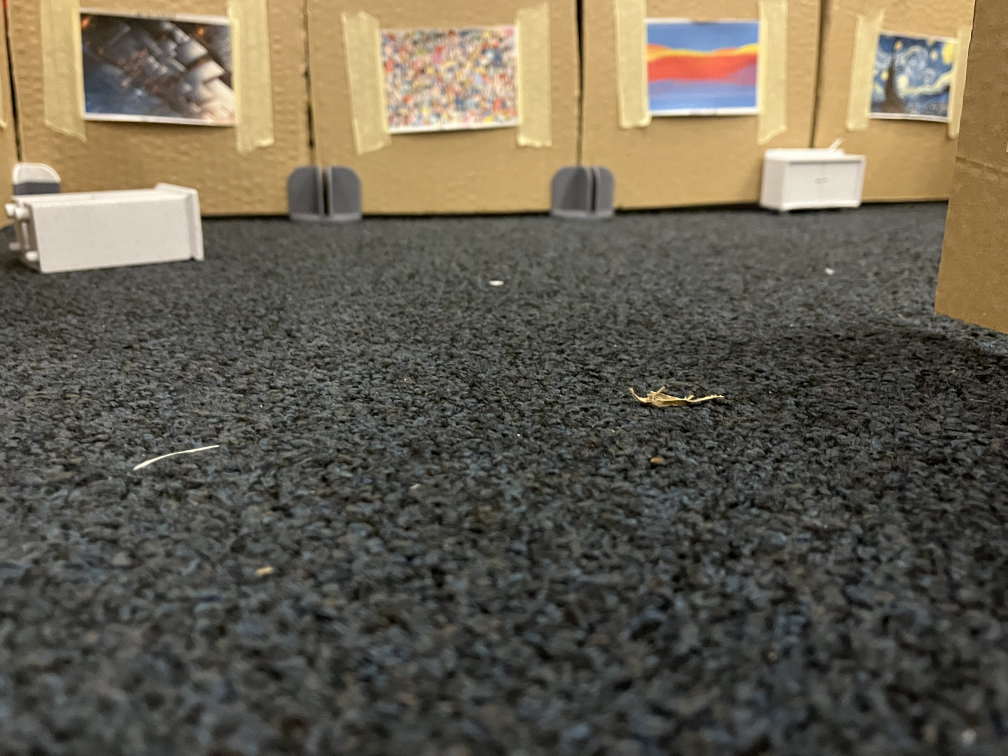
#> input picture DSP_codes/photos/IMG-3650.jpg, 4032 x 3024 px, found by its file name (shown at 1/4 size)
$ python template_matching_borders.py
#> lines starting #> are read from the running program, lines starting #| are printed output that depends on the picture
import cv2
import os
import numpy as np


def detect_large_edges(image_path, sigma=1.2, gradient_threshold=50, kernel_size=3, display_scale=0.2):
    """
    Detect edges in an image and return the edge-detected image.

    Parameters:
        image_path (str): Path to the image.
        sigma (float): Gaussian blur standard deviation.
        gradient_threshold (int): Threshold for edge gradients.
        kernel_size (int): Kernel size for Gaussian blur.
        display_scale (float): Scale factor for resizing the output images.

    Returns:
        numpy.ndarray: Edge-detected image.
    """
#> called with image_path = 'DSP_codes/more_code/test/IMG-3650.jpg', sigma = 1.2, gradient_threshold = 50, kernel_size = 3, display_scale = 0.2
    # Read the image in grayscale
    original = cv2.imread(image_path, cv2.IMREAD_GRAYSCALE)
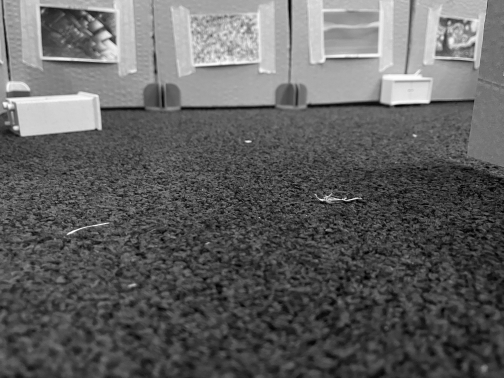
#> original: shape (3024, 4032) (shown at 1/8 size); min 0, max 255, mean 96.7
    if original is None:
        raise FileNotFoundError(f"Image at {image_path} could not be loaded.")

    # Apply Gaussian blur
    blurred = cv2.GaussianBlur(original, (kernel_size, kernel_size), sigma)

    # Detect edges using Canny edge detection
    edges = cv2.Canny(blurred, gradient_threshold, gradient_threshold * 2)
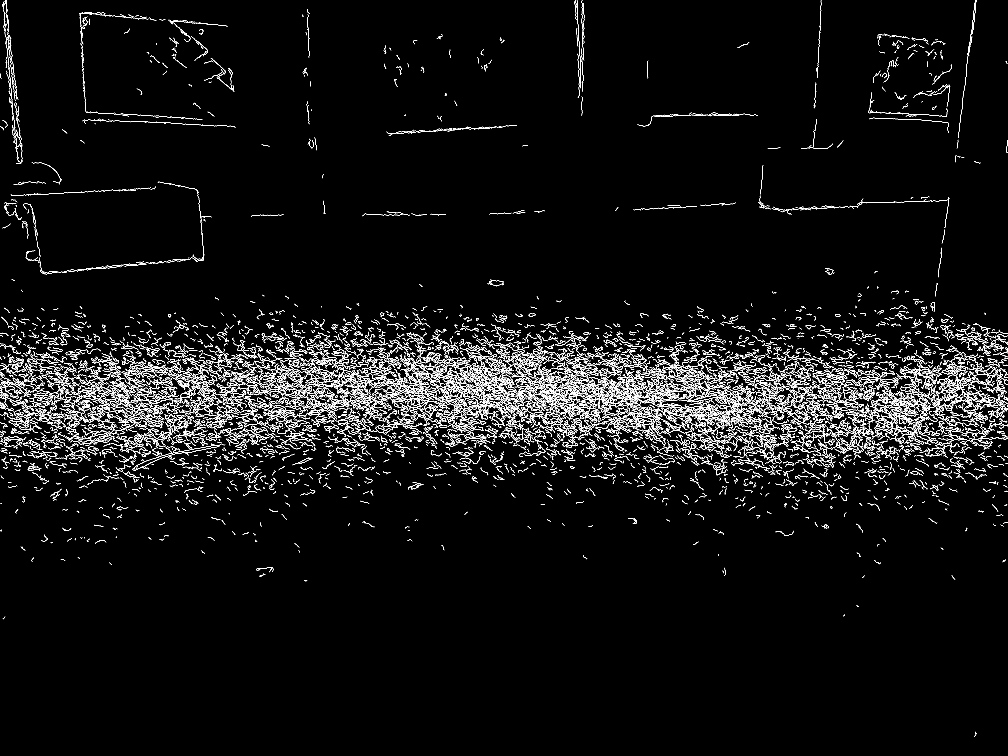
#> edges: shape (3024, 4032) (shown at 1/4 size); 2.4% white in thin lines or dots

    return edges


# [15 lines left out: function boxes_overlap, not called in this run]


def template_match_with_edges(template_paths, target_path, scale_factor=1, threshold_ratio=0.1, max_boxes=10):
    """
    Perform template matching on edge-detected grayscale images.

    Parameters:
        template_paths (list): List of paths to template images.
        target_path (str): Path to the target image.
        scale_factor (float): Scale factor to resize the output images.
        threshold_ratio (float): Ratio to define the threshold (e.g., 0.1 for 10%).
        max_boxes (int): Maximum number of boxes to draw per template.

    Returns:
        numpy.ndarray: Target image with matched regions highlighted.
    """
    # Apply edge detection to the target image
    edges_target = detect_large_edges(target_path)

    # Initialize the result image
    result_image = cv2.cvtColor(edges_target, cv2.COLOR_GRAY2BGR)
#> result_image: shape (3024, 4032, 3); 2.4% white in thin lines or dots

    # Process each template
    for template_path in template_paths:
        # Apply edge detection to the template
        edges_template = detect_large_edges(template_path)

        # Get dimensions of the edge-detected template
        h, w = edges_template.shape

        # Perform template matching using grayscale edges
        result = cv2.matchTemplate(edges_target, edges_template, cv2.TM_SQDIFF)

        # Find the location of the minimum error
        min_val, _, min_loc, _ = cv2.minMaxLoc(result)
        print(f"Minimum SSD Error Value for {template_path}: {min_val}")

        # Calculate the threshold
        threshold_value = min_val * (1 + threshold_ratio)
        print(f"Threshold Value for {template_path}: {threshold_value}")

        # Get non-overlapping boxes for this template
        boxes = []
        count = 0
        for y in range(result.shape[0]):
            for x in range(result.shape[1]):
                if result[y, x] <= threshold_value:
                    top_left = (x, y)
                    bottom_right = (x + w, y + h)
                    current_box = (top_left, bottom_right)

                    # Check if the current box overlaps with any existing box
                    if any(boxes_overlap(current_box, box) for box in boxes):
                        continue

                    boxes.append(current_box)
                    count += 1

                    if count >= max_boxes:
                        break
            if count >= max_boxes:
                break

        # Draw all boxes for this template
        for top_left, bottom_right in boxes:
            cv2.rectangle(result_image, top_left, bottom_right, (0, 0, 255), 2)

        # Highlight the best match with a green rectangle
        top_left = min_loc
        bottom_right = (top_left[0] + w, top_left[1] + h)
        cv2.rectangle(result_image, top_left, bottom_right, (0, 255, 0), 2)

    # Resize for display
    resized_result = cv2.resize(result_image, None, fx=scale_factor, fy=scale_factor, interpolation=cv2.INTER_AREA)

    return resized_result


# Paths to images
current_path = os.getcwd()
template_paths = [
    os.path.join(current_path, 'test', 'vertical1.jpg'),
    os.path.join(current_path, 'test', 'horizontal1.jpg'),
]
target_path = os.path.join(current_path, 'test', 'IMG-3650.jpg')

# Perform template matching using edge-detected grayscale images
#> (the run stopped early here; a loop or call above may not have finished)

$ run again, with DSP_codes/photos/IMG-3644.jpg copied over DSP_codes/photos/IMG-3650.jpg
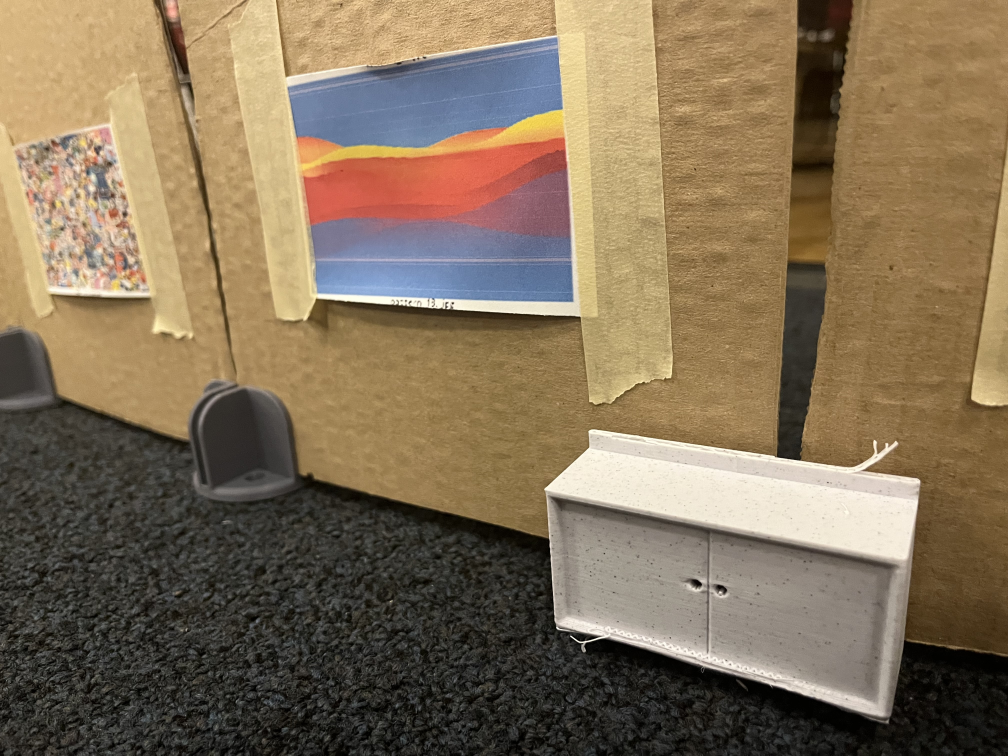
#> input picture DSP_codes/photos/IMG-3644.jpg, 4032 x 3024 px, found by its file name (shown at 1/4 size)
#> in detect_large_edges, `original = cv2.imread(image_path, cv2.IMREAD_GRAYSCALE)`:
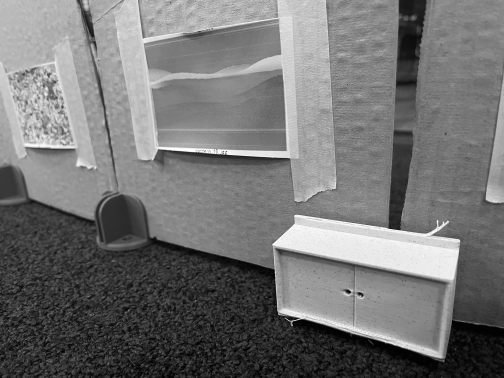
#> original: shape (3024, 4032) (shown at 1/8 size); min 0, max 255, mean 115.7
#> in detect_large_edges, `edges = cv2.Canny(blurred, gradient_threshold, gradient_threshold * 2)`:
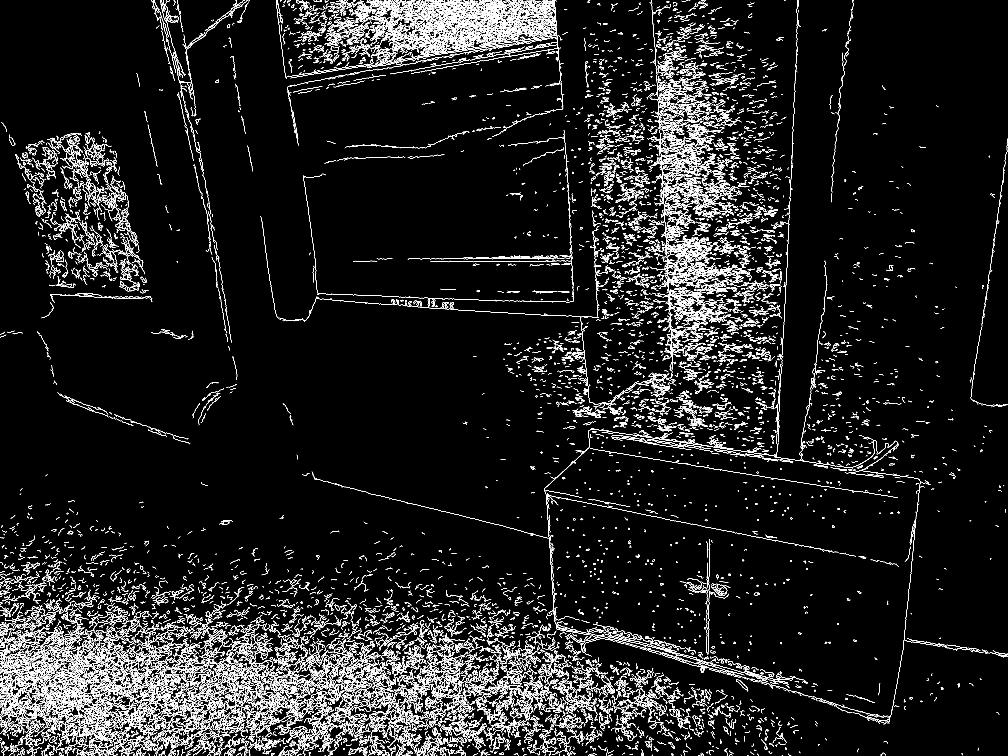
#> edges: shape (3024, 4032) (shown at 1/4 size); 4.1% white in thin lines or dots
#> result_image: shape (3024, 4032, 3); 4.1% white in thin lines or dots

$ run again, with DSP_codes/photos/IMG-3645.jpg copied over DSP_codes/photos/IMG-3650.jpg
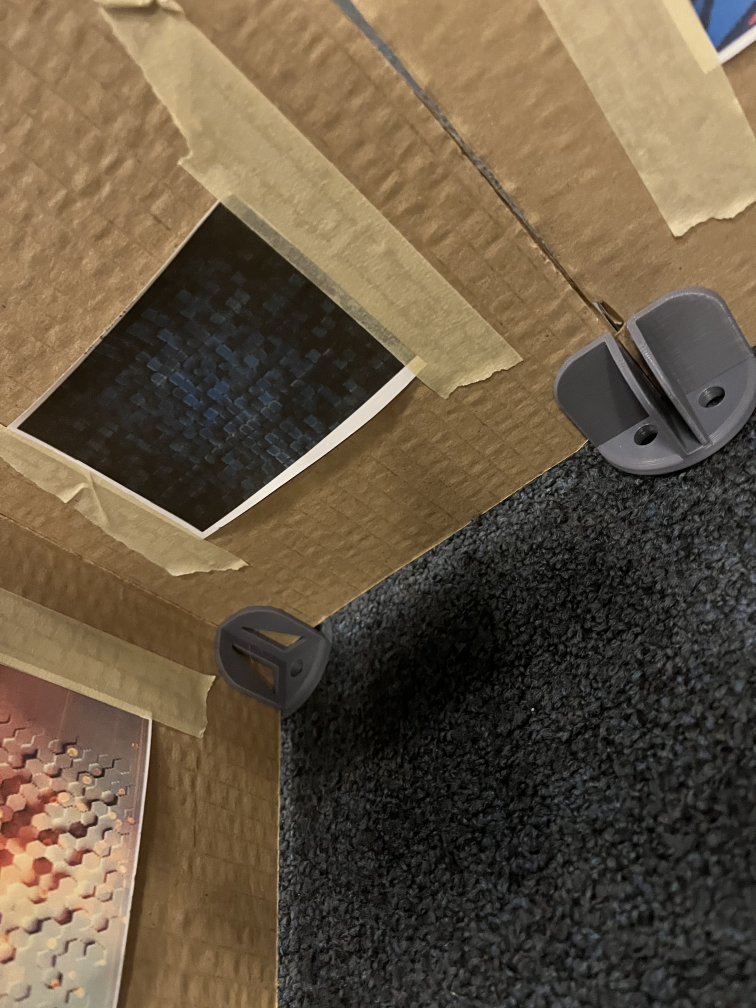
#> input picture DSP_codes/photos/IMG-3645.jpg, 3024 x 4032 px, found by its file name (shown at 1/4 size)
#> in detect_large_edges, `original = cv2.imread(image_path, cv2.IMREAD_GRAYSCALE)`:
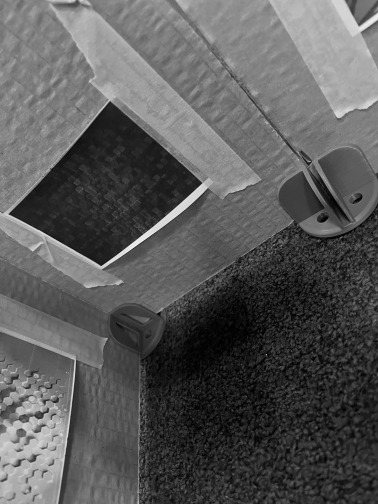
#> original: shape (4032, 3024) (shown at 1/8 size); min 0, max 255, mean 89.4
#> in detect_large_edges, `edges = cv2.Canny(blurred, gradient_threshold, gradient_threshold * 2)`:
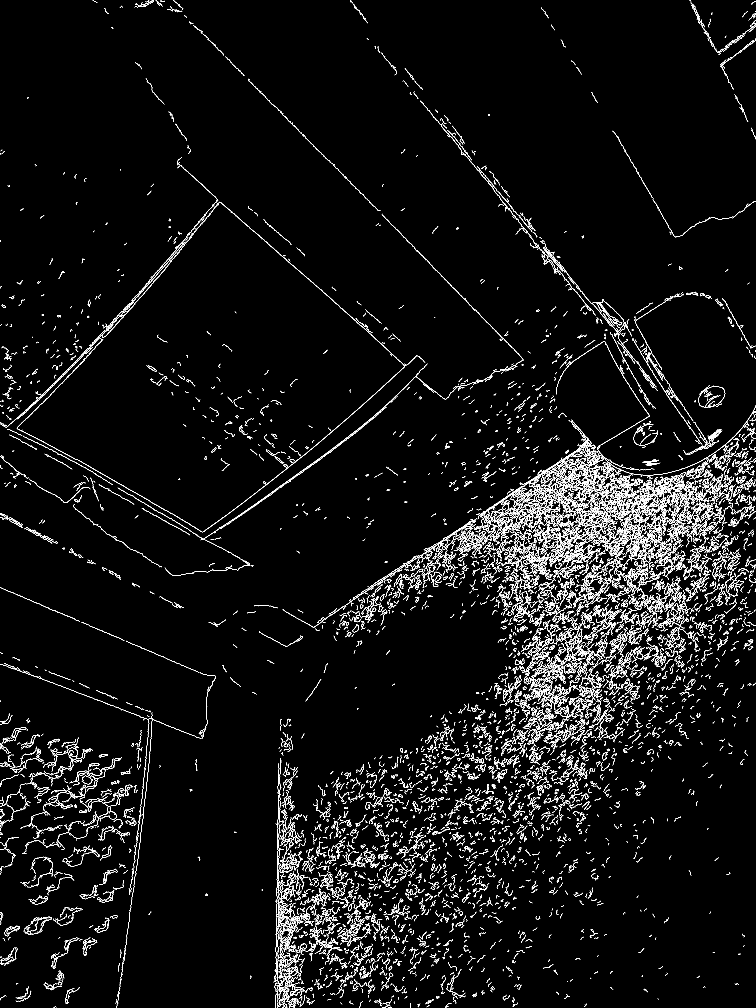
#> edges: shape (4032, 3024) (shown at 1/4 size); 2.6% white in thin lines or dots
#> result_image: shape (4032, 3024, 3); 2.6% white in thin lines or dots
